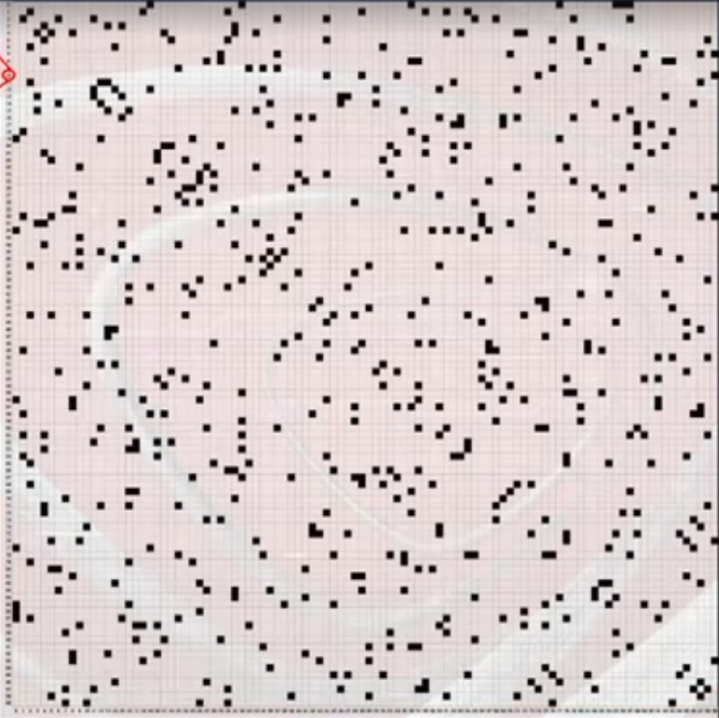
#> input picture OfficialTestCase/point.png, 719 x 718 px
$ python corner.py
#> lines starting #> are read from the running program, lines starting #| are printed output that depends on the picture; after the words box and inside, x2 and y2 are one past the last pixel; in counts of white or black regions, pixels touching at a corner belong together
#!/usr/bin/env python

import numpy as np
import cv2

img = cv2.imread('point.png')
#> img is the input picture: shape (718, 719, 3); mean B, G, R 204.3, 204.6, 215.8
gray = cv2.cvtColor(img,cv2.COLOR_BGR2GRAY)
gray = np.float32(gray)

cv2.imshow('Corner',img)
cv2.waitKey(0)
cv2.destroyAllWindows()

corners = cv2.goodFeaturesToTrack(gray, 10000, 0.01, 10)
#> corners = 746 rows, first 8: [162, 150], [98, 84], [25, 416], [366, 310], [392, 150], [688, 665], [25, 458], [364, 578]
corners = np.int0(corners)

for corner in corners:
    x,y = corner.ravel()
    cv2.circle(img,(x,y),3,255,-1)
#> this loop made 746 passes
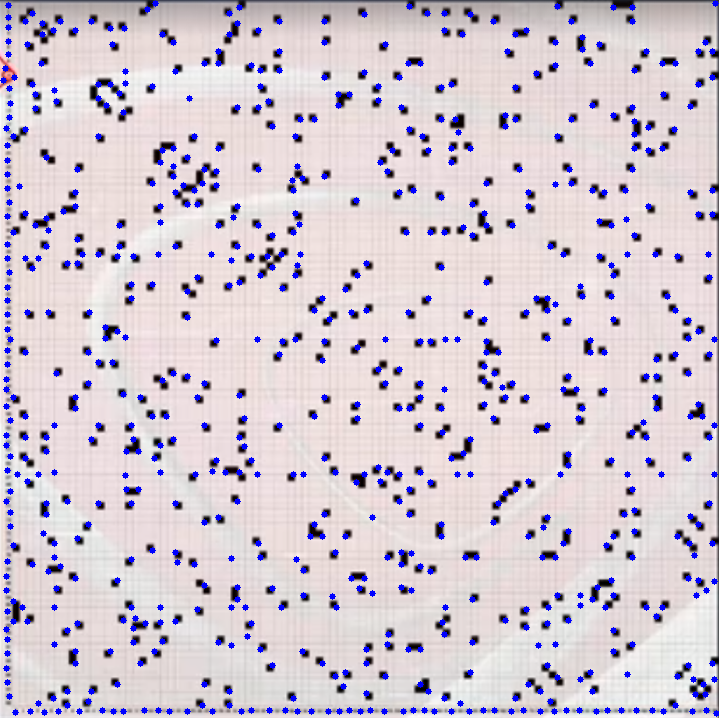
#> img: shape (718, 719, 3); 4.19% of pixels changed, all inside (x1, y1, x2, y2) = (0, 0, 719, 717)

cv2.imshow('Corner',img)
cv2.waitKey(0)
cv2.destroyAllWindows()
